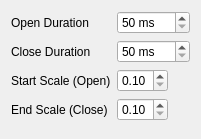
<?xml version="1.0" encoding="UTF-8"?>

<ui version="4.0">

<class>EffectConfig</class>

<widget class="QWidget" name="EffectConfig">

<layout class="QVBoxLayout">

<item>

<layout class="QFormLayout">

<property name="fieldGrowthPolicy">
<enum>QFormLayout::ExpandingFieldsGrow</enum>
</property>

<!-- Open -->

<item row="0" column="0">
<widget class="QLabel">
<property name="text">
<string>Open Duration</string>
</property>
</widget>
</item>

<item row="0" column="1">
<widget class="QSpinBox" name="kcfg_OpenDuration">

<property name="minimum">
<number>50</number>
</property>

<property name="maximum">
<number>2000</number>
</property>

<property name="singleStep">
<number>10</number>
</property>

<property name="suffix">
<string> ms</string>
</property>

</widget>
</item>

<!-- Close -->

<item row="1" column="0">
<widget class="QLabel">
<property name="text">
<string>Close Duration</string>
</property>
</widget>
</item>

<item row="1" column="1">
<widget class="QSpinBox" name="kcfg_CloseDuration">

<property name="minimum">
<number>50</number>
</property>

<property name="maximum">
<number>2000</number>
</property>

<property name="singleStep">
<number>10</number>
</property>

<property name="suffix">
<string> ms</string>
</property>

</widget>
</item>

<!-- Scale In -->

<item row="2" column="0">
<widget class="QLabel">
<property name="text">
<string>Start Scale (Open)</string>
</property>
</widget>
</item>

<item row="2" column="1">
<widget class="QDoubleSpinBox"
name="kcfg_ScaleInFactor">

<property name="minimum">
<double>0.10</double>
</property>

<property name="maximum">
<double>1.00</double>
</property>

<property name="singleStep">
<double>0.05</double>
</property>

<property name="decimals">
<number>2</number>
</property>

</widget>
</item>

<!-- Scale Out -->

<item row="3" column="0">
<widget class="QLabel">
<property name="text">
<string>End Scale (Close)</string>
</property>
</widget>
</item>

<item row="3" column="1">
<widget class="QDoubleSpinBox"
name="kcfg_ScaleOutFactor">

<property name="minimum">
<double>0.10</double>
</property>

<property name="maximum">
<double>1.00</double>
</property>

<property name="singleStep">
<double>0.05</double>
</property>

<property name="decimals">
<number>2</number>
</property>

</widget>
</item>

</layout>

</item>

<item>
<spacer name="verticalSpacer">
<property name="orientation">
<enum>Qt::Vertical</enum>
</property>
</spacer>
</item>

</layout>

</widget>

<resources/>
<connections/>

</ui>
